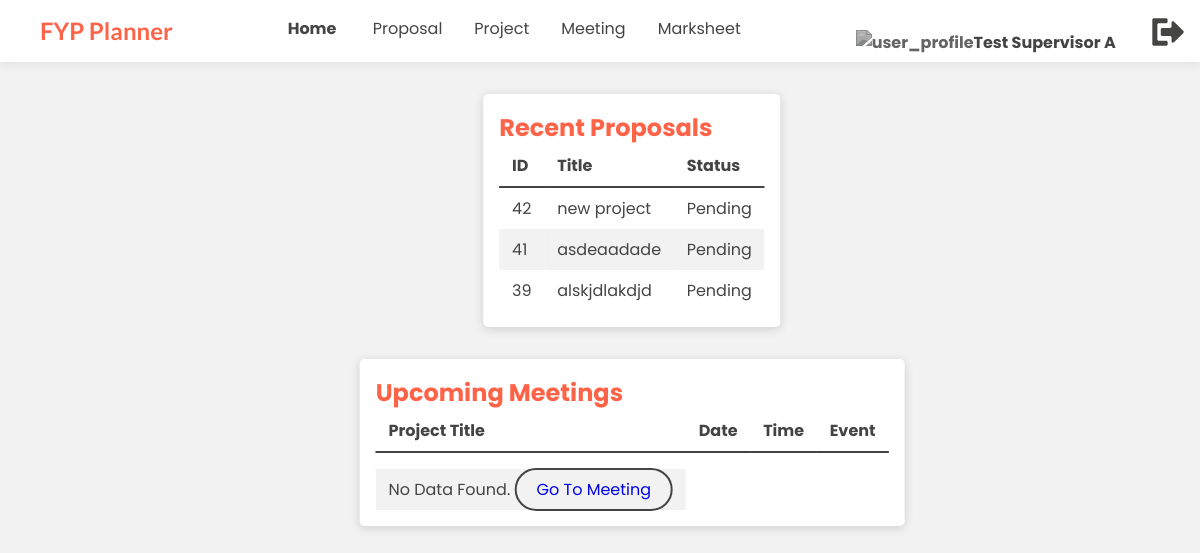
The app's page /src/supervisor/index.php (signed in), older data.
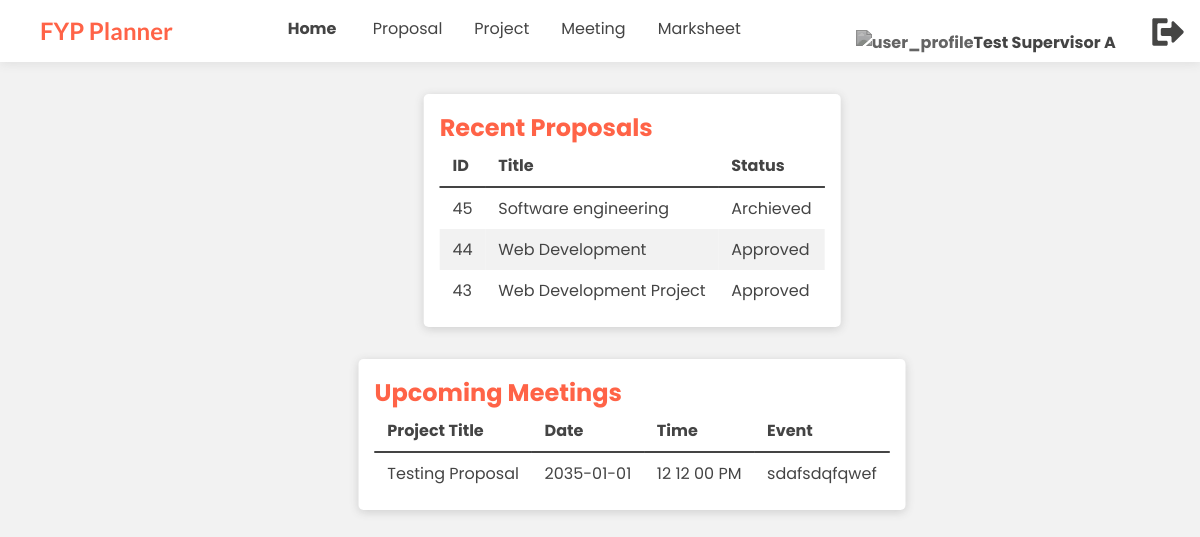
The same page, newer data.
### tables this page shows
CREATE TABLE `project` (
  `id` int(11) NOT NULL,
  `title` varchar(40) NOT NULL,
  `description` varchar(100) NOT NULL,
  `status` varchar(10) NOT NULL COMMENT 'Approved / Pending / Rejected / Achieved',
  `supervisor` int(11) NOT NULL,
  `student` int(11) DEFAULT NULL
);

CREATE TABLE `project_meeting` (
  `id` int(11) NOT NULL,
  `project` int(11) NOT NULL,
  `date` date NOT NULL,
  `time` time NOT NULL,
  `description` varchar(50) NOT NULL
);

### src/supervisor/index.php (the view, shortened to what the changed rows need)
<?php
    require '../php/connect.php';
?>
<!DOCTYPE html>
<html lang="en">
<head>
    <link rel="stylesheet" href="../css/main.css" />
</head>
<body>
    <?php require '../include/user-navbar.inc.php'; ?>
    <section>
        <div class="summary">
            <h2>Recent Proposals</h2>
            <table class="table-1">
                <thead>
                    <tr>
                        <th>ID</th>
                        <th>Title</th>
                        <th>Status</th>
                    </tr>
                </thead>
                <tbody>
                    <?php
                        $user_id = $_SESSION['id'];
                        $sql = $con->query("SELECT * FROM project WHERE supervisor = '$user_id' ORDER BY id DESC LIMIT 0, 3");
                        if($sql->num_rows > 0) {
                            while($result = $sql->fetch_assoc()) {
                                $id = $result['id'];
                                $title = $result['title'];
                                $status = $result['status'];
                                echo '
                                    <tr>
                                        <td>'.$id.'</td>
                                        <td>'.$title.'</td>
                                        <td>'.$status.'</td>
                                    </tr>
                                    ';
                            }
                        }else {
                            echo '<tr><td></td></tr>
                                <tr>
                                    <td>No Data Found. <a href="proposal.php" class="btn-2">Go To Proposal</a></td>
                                </tr>
                                ';
                        }
                    ?>
                </tbody>
            </table>
        </div>
    </section>
    <section>
        <div class="summary">
            <h2>Upcoming Meetings</h2>
            <table class="table-1">
                <table class="table-1">
                    <thead>
                        <tr>
                            <th>Project Title</th>
                            <th>Date</th>
                            <th>Time</th>
                            <th>Event</th>
                        </tr>
                    </thead>
                    <tbody>
                        <?php
                            $sql = $con->query("SELECT project.title, date, TIME_FORMAT(time, '%h %i %s %p') as time, project_meeting.description FROM project_meeting INNER JOIN project ON project_meeting.project = project.id WHERE project.supervisor = '$user_id' AND date >= DATE(NOW()) ORDER BY date, time ASC LIMIT 0, 3");
                            if($sql->num_rows > 0) {
                                while($result = $sql->fetch_assoc()) {
                                    $title = $result['title'];
                                    $date = $result['date'];
                                    $time = $result['time'];
                                    $descrip = $result['description'];
                                    echo '
                                        <tr>
                                            <td>'.$title.'</td>
                                            <td>'.$date.'</td>
                                            <td>'.$time.'</td>
                                            <td>'.$descrip.'</td>
                                        </tr>
                                        ';
                                }
                            }else {
                                echo '<tr><td></td></tr>
                                    <tr>
                                        <td>No Data Found. <a href="meeting.php" class="btn-2">Go To Meeting</a></td>
                                    </tr>
                                    ';
                            }
                        ?>
                    </tbody>
                </table>
            </table>
        </div>
    </section>
</body>
</html>

### src/include/user-navbar.inc.php (shortened to what the changed rows need)
<?php
    $type = $_SESSION['type'];
    $supervisor_nav = [
        "proposal.php" => "Proposal",
        "project.php" => "Project",
        "meeting.php" => "Meeting",
        "marksheet.php" => "Marksheet",
    ];
    $student_nav = [
        "projectPlanningSelect.php" => "Project Planning",
        "projectRegistration.php" => "Project Registration",
        "goalsetting.php" => "Goal Setting",
        "marksheet.php" => "Marksheet"
    ];
    $moderator_nav = [
    ];
    if ($type == "supervisor"){
        $nav = $supervisor_nav;
    }
    elseif ($type == "student"){
        $nav = $student_nav;
    }
    elseif ($type == "moderator"){
        $nav = $moderator_nav;
    }
?>
<div class="navbar">
        <div class="container">
                <nav class="desktop-nav">
                    <ul>
                        <?php
                            foreach ($nav as $link => $title){
                                echo("<li><a class='nav-btn' href='".$link."'>".$title."</a></li>");
                            }
                        ?>
                    </ul>
                </nav>
        </div>
    </div>

Row changes from the older to the newer data that the page shows:
no longer on this page (row edited): project: id "42", title "new project", status "Pending"
no longer on this page (row edited): project: id "41", title "asdeaadade", status "Pending"
no longer on this page (row edited): project: id "39", title "alskjdlakdjd", status "Pending"
added project: id "45", title "Software engineering", status "Archieved"
added project: id "44", title "Web Development", status "Approved"
now on this page (row edited): project: id "43", title "Web Development Project", status "Approved"
added project_meeting: project.title "Testing Proposal", date "2035-01-01", time "12 12 00 PM", description "sdafsdqfqwef"
Text that changed along with them:
text no longer shown: "No Data Found. Go To Meeting"
